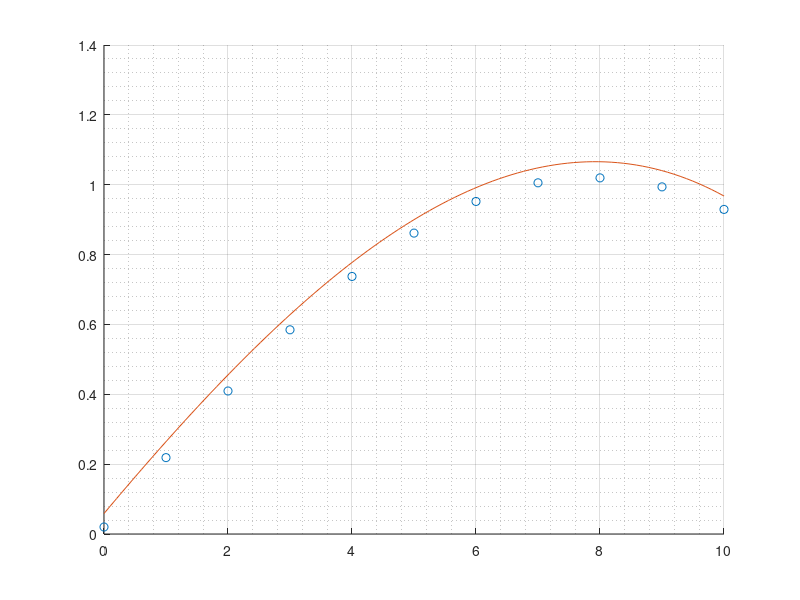

Write the MATLAB code that produced this figure.
clear;
clc;
close all;

xv = 0:10;
y = @(x) sin(0.2*x) + 0.1*rand();

figure;
hold on;
grid on;
grid minor;
plot(xv, y(xv), 'o');
xv1 = linspace(0, 10);
plot(xv1, polyval(polyfit(xv, y(xv), 3), xv1));
